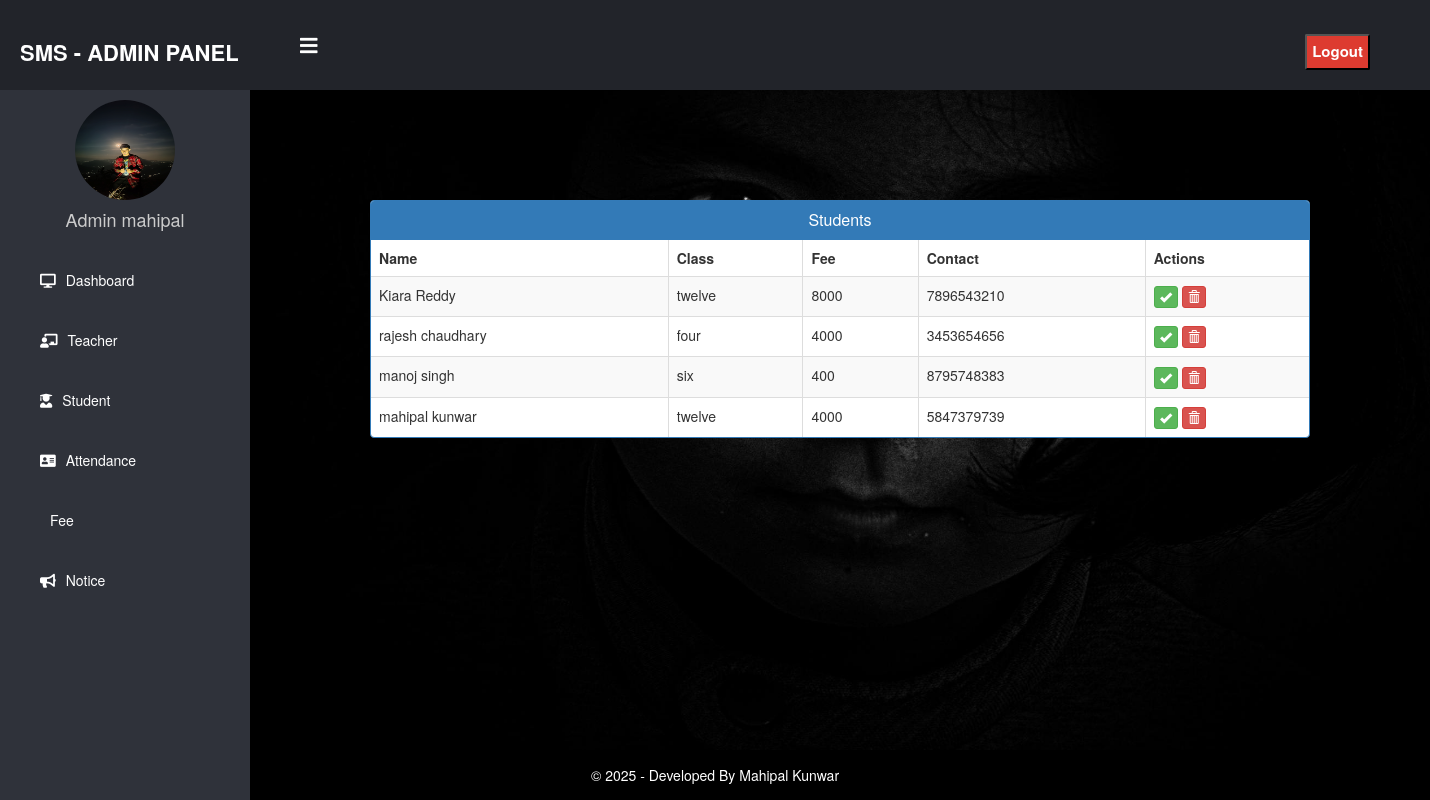
Page /admin-approve-student/ (signed in) on the committed database.
### school/models.py (models this page shows, shortened)
class StudentExtra(models.Model):
    user=models.OneToOneField(User,on_delete=models.CASCADE)
    roll = models.CharField(max_length=10)
    mobile = models.CharField(max_length=40,null=True)
    fee=models.PositiveIntegerField(null=True)
    cl= models.CharField(max_length=10,choices=classes,default='one')
    status=models.BooleanField(default=False)
    admission_date = models.DateField(auto_now_add=True)
    @property
    def get_name(self):
        return self.user.first_name+" "+self.user.last_name

### school/views.py (the view)
# urls.py: path('admin-approve-student/', views.admin_approve_student_view,name='admin-approve-student'),
@login_required(login_url='adminlogin')
@user_passes_test(is_admin)
def admin_approve_student_view(request):
    students=models.StudentExtra.objects.all().filter(status=False)
    return render(request,'school/admin_approve_student.html',{'students':students})

### school/views.py (called while the page is built)
def is_admin(user):
    return user.groups.filter(name='ADMIN').exists()

### templates/school/admin_approve_student.html (shortened to what this page needs)
{% extends 'school/adminbase.html' %}
{% block content %}
<head>
  <link href="//netdna.bootstrapcdn.com/bootstrap/3.0.0/css/bootstrap.min.css" rel="stylesheet" id="bootstrap-css">
</head>
<div class="container">
  <div class="row">
    <div class="panel panel-primary">
      <div class="panel-heading">
        <h6 class="panel-title">Students</h6>
      </div>
      <table class="table table-hover table-striped table-bordered" id="dev-table">
        <thead>
          <tr>
            <th>Name</th>
            <th>Class</th>
            <th>Fee</th>
            <th>Contact</th>
            <th>Actions</th>
          </tr>
        </thead>
        {% for s in students %}
        <tr>
          <td> {{s.get_name}}</td>
          <td>{{s.cl}}</td>
          <td>{{s.fee}}</td>
          <td>{{s.mobile}}</td>
          <td><a class="btn btn-success btn-xs" href="{% url 'approve-student' s.id  %}"><span class="glyphicon glyphicon-ok"></span></a>
         <a class="btn btn-danger btn-xs" href="{% url 'delete-student' s.id  %}"><span class="glyphicon glyphicon-trash"></span></a></td>
        </tr>
        {% endfor %}
      </table>
    </div>
  </div>
</div>
{% endblock content %}

### templates/school/adminbase.html (shortened to what this page needs)
<!DOCTYPE html>
{% load static %}
<html lang="en" dir="ltr">
<head>
  <link rel="stylesheet" href="https://cdnjs.cloudflare.com/ajax/libs/font-awesome/5.12.1/css/all.min.css">
</head>
<body>
  <header>
    <label for="check">
      <i class="fas fa-bars" id="sidebar_btn"></i>
    </label>
    <div class="left_area">
      <h3>SMS - Admin Panel</h3>
    </div>
    <div class="right_area">
      <form method="POST" action="{% url 'logout' %}" style="display:inline;">
        <button type="submit" class="logout_btn">Logout</button>
      </form>
    </div>
  </header>
  <div class="sidebar">
    <center>
      <img src="{% static 'images/admin-icn.png' %}" class="profile_image" alt="">
      <h4>Admin {{ request.user.first_name }}</h4>
    </center>
    <a href="/admin-dashboard"><i class="fas fa-desktop"></i><span>Dashboard</span></a>
    <a href="/admin-teacher"><i class="fas fa-chalkboard-teacher"></i><span>Teacher</span></a>
    <a href="/admin-student"><i class="fas fa-user-graduate"></i><span>Student</span></a>
    <a href="/admin-attendance"><i class="fas fa-address-card"></i><span>Attendance</span></a>
    <a href="/admin-fee"><span>Fee</span></a>
    <a href="/admin-notice"><i class="fas fa-bullhorn"></i><span>Notice</span></a>
  </div>
  <div class="content">
    {% block content %}{% endblock content %}
  </div>
  <footer>
    &copy; 2025 - Developed By Mahipal Kunwar
  </footer>
</body>
</html>

### templates/school/admin_approve_student.html (style rules this page uses)
a:link { text-decoration: none; }
h6 { text-align: center; }
.row { margin: 100px; }

### rows in the picture
StudentExtra: get_name "Kiara Reddy", cl "twelve", fee "8000", mobile "7896543210"
StudentExtra: get_name "rajesh chaudhary", cl "four", fee "4000", mobile "3453654656"
StudentExtra: get_name "manoj singh", cl "six", fee "400", mobile "8795748383"
StudentExtra: get_name "mahipal kunwar", cl "twelve", fee "4000", mobile "5847379739"

### other values in the picture
{{ request.user.first_name }} "mahipal"
